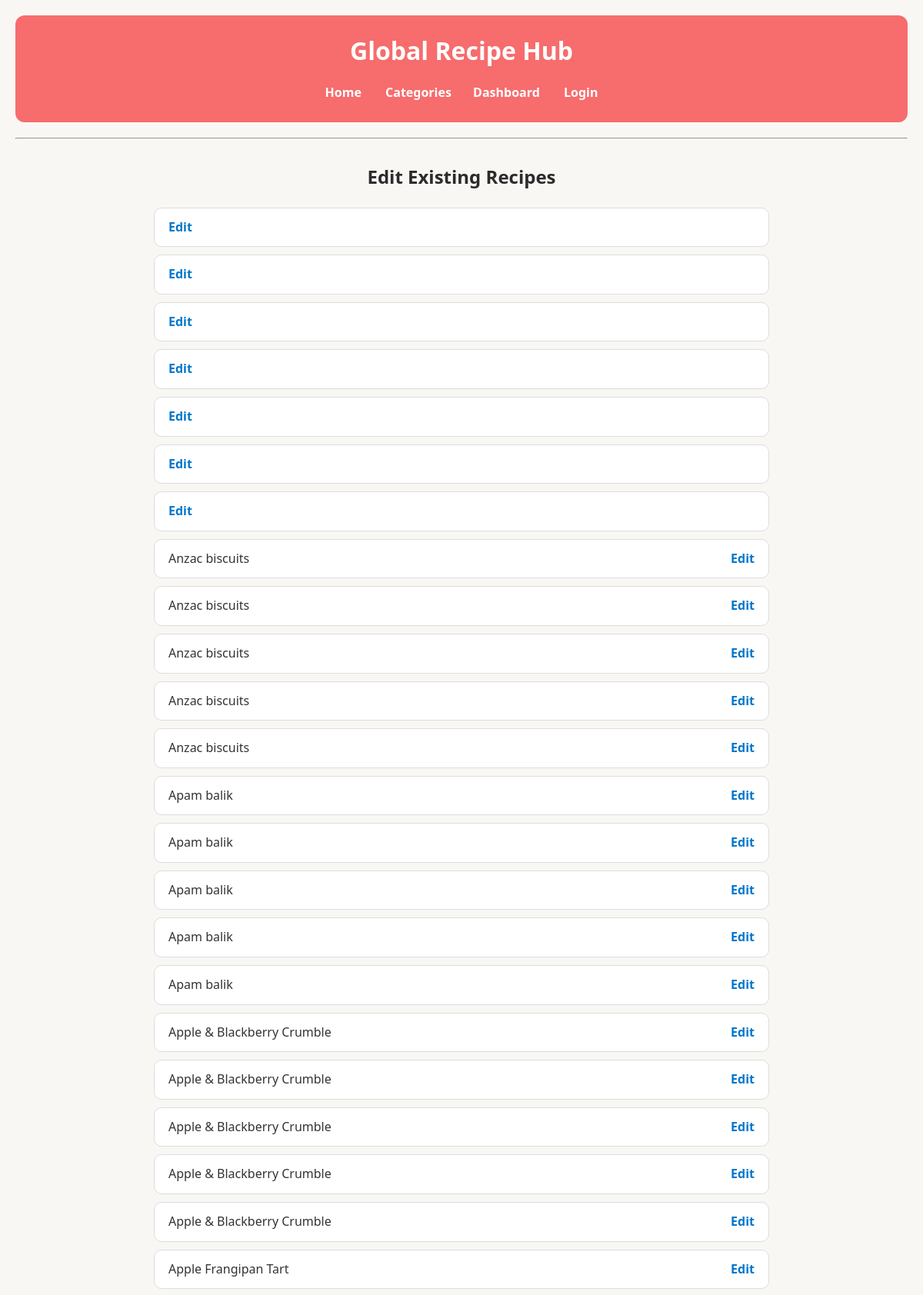
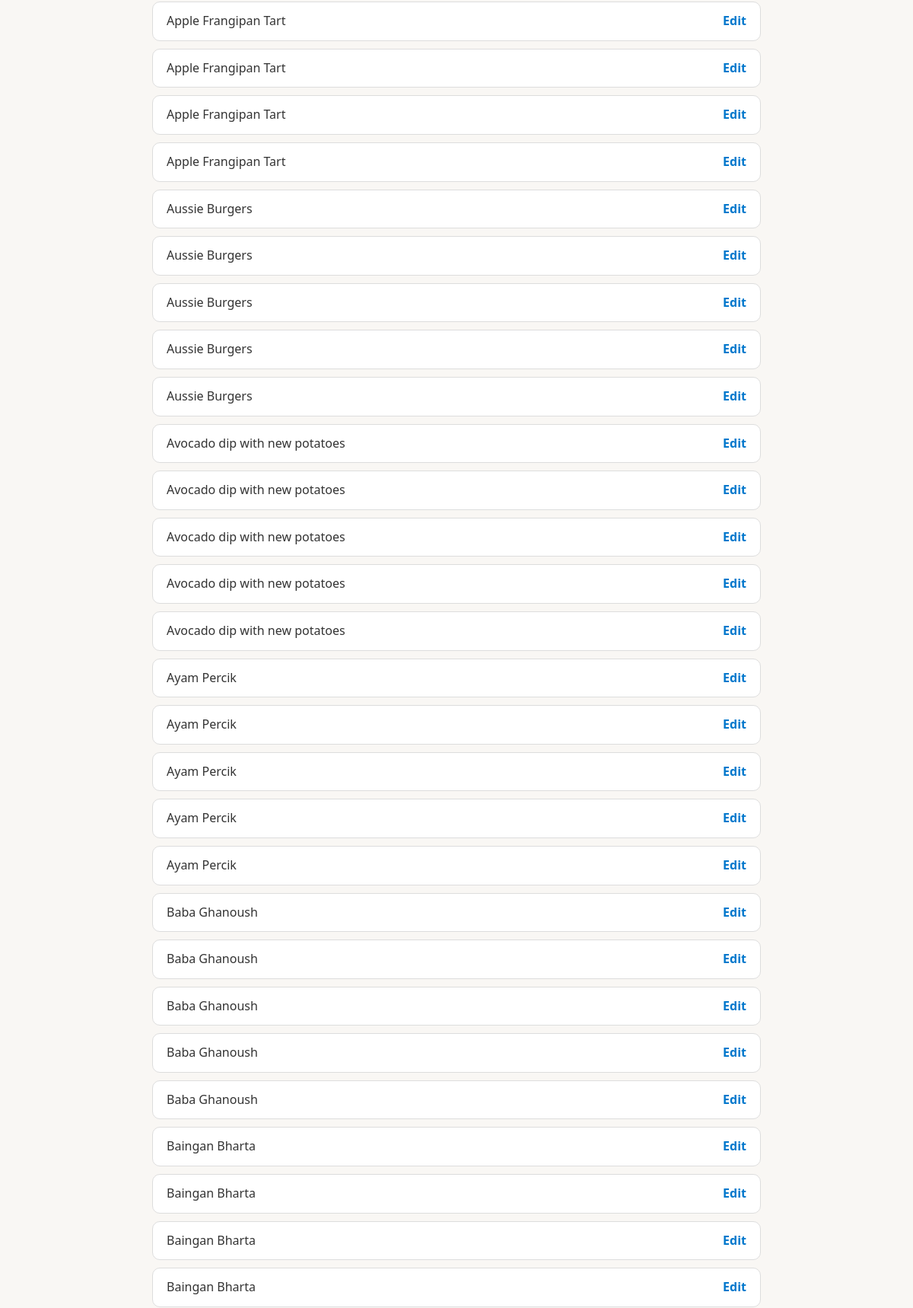
Screenshot of /dashboard_recipes.php (upper part) with the database file from the repository (2 pictures, top to bottom).
### tables this page shows
CREATE TABLE `meals` (
  `meal_id` int(11) NOT NULL,
  `meal_name` varchar(255) NOT NULL,
  `category_id` int(11) DEFAULT NULL,
  `region` varchar(100) DEFAULT NULL,
  `instructions` text DEFAULT NULL,
  `image_url` varchar(300) DEFAULT NULL,
  `created_at` timestamp NOT NULL DEFAULT current_timestamp() ON UPDATE current_timestamp(),
  `updated_at` timestamp NOT NULL DEFAULT current_timestamp()
);

### dashboard_recipes.php (the view, shortened to what this page needs)
<?php
require 'header.php';
$statement = $db->query("SELECT meal_id, meal_name FROM meals ORDER BY meal_name ASC");
$recipes = $statement->fetchAll(PDO::FETCH_ASSOC);
?>
<div class="recipe-list-container">
    <h2>Edit Existing Recipes</h2>
    <?php if (empty($recipes)): ?>
        <p>No recipes found.</p>
    <?php else: ?>
        <?php foreach ($recipes as $recipe): ?>
            <div class="recipe-item">
                <?= htmlspecialchars($recipe['meal_name']) ?>
                <a href="edit.php?id=<?= $recipe['meal_id'] ?>">Edit</a>
            </div>
        <?php endforeach; ?>
    <?php endif; ?>
</div>
<?php include 'footer.php'; ?>

### main.css (style rules this page uses)
* { box-sizing: border-box; margin: 0; padding: 0; font-family: "Segoe UI", Tahoma, Geneva, Verdana, sans-serif; }
body { background-color: #f9f7f4; color: #333; line-height: 1.6; padding: 20px; }
h2, h3 { text-align: center; margin: 20px 0; color: #2b2b2b; }
.recipe-list-container { max-width: 800px; margin: 30px auto; }
.recipe-item { background: #fff; border-radius: 10px; padding: 12px 18px; margin: 10px 0; border: 1px solid #ddd; display: flex; justify-content: space-between; transition: 0.2s; }
.recipe-item a { color: #0077cc; font-weight: bold; text-decoration: none; }

### rows the page displays
meals: meal_name "Anzac biscuits"
meals: meal_name "Anzac biscuits"
meals: meal_name "Anzac biscuits"
meals: meal_name "Anzac biscuits"
meals: meal_name "Anzac biscuits"
meals: meal_name "Apam balik"
meals: meal_name "Apam balik"
meals: meal_name "Apam balik"
meals: meal_name "Apam balik"
meals: meal_name "Apam balik"
meals: meal_name "Apple & Blackberry Crumble"
meals: meal_name "Apple & Blackberry Crumble"
meals: meal_name "Apple & Blackberry Crumble"
meals: meal_name "Apple & Blackberry Crumble"
meals: meal_name "Apple & Blackberry Crumble"
meals: meal_name "Apple Frangipan Tart"
meals: meal_name "Apple Frangipan Tart"
meals: meal_name "Apple Frangipan Tart"
meals: meal_name "Apple Frangipan Tart"
meals: meal_name "Apple Frangipan Tart"
meals: meal_name "Aussie Burgers"
meals: meal_name "Aussie Burgers"
meals: meal_name "Aussie Burgers"
meals: meal_name "Aussie Burgers"
meals: meal_name "Aussie Burgers"
meals: meal_name "Avocado dip with new potatoes"
meals: meal_name "Avocado dip with new potatoes"
meals: meal_name "Avocado dip with new potatoes"
meals: meal_name "Avocado dip with new potatoes"
meals: meal_name "Avocado dip with new potatoes"
meals: meal_name "Ayam Percik"
meals: meal_name "Ayam Percik"
meals: meal_name "Ayam Percik"
meals: meal_name "Ayam Percik"
meals: meal_name "Ayam Percik"
meals: meal_name "Baba Ghanoush"
meals: meal_name "Baba Ghanoush"
meals: meal_name "Baba Ghanoush"
meals: meal_name "Baba Ghanoush"
meals: meal_name "Baba Ghanoush"
meals: meal_name "Baingan Bharta"
meals: meal_name "Baingan Bharta"
meals: meal_name "Baingan Bharta"
meals: meal_name "Baingan Bharta"
